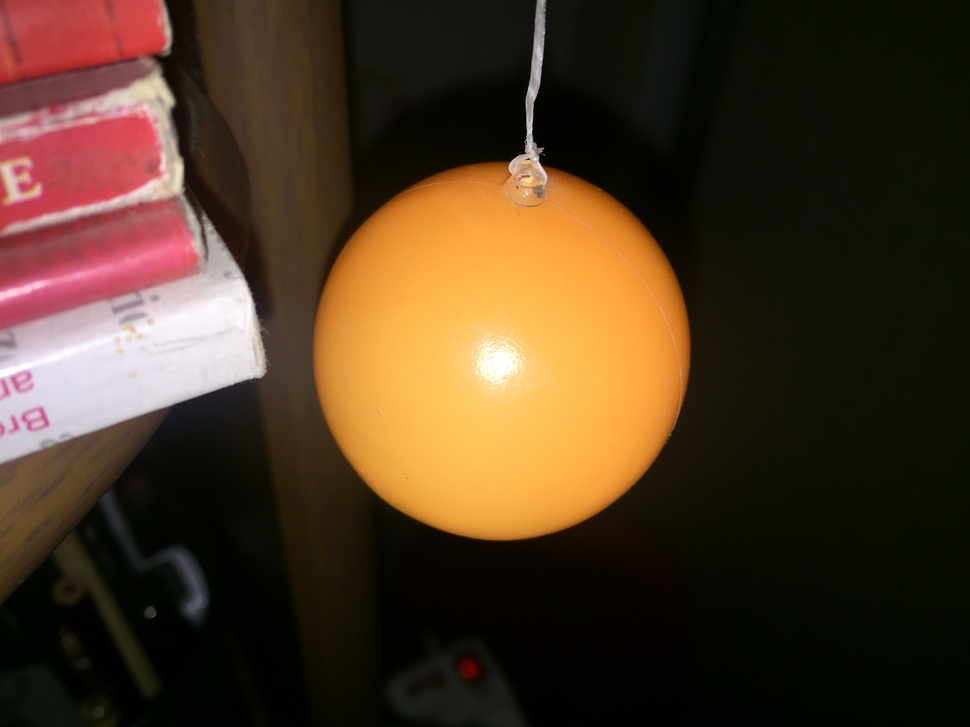
%> input picture Matlab/HW2/Ball_1.JPG, 970 x 727 px, shrunk from 3264 x 2448 before the run
$ octave test1.m   (GNU Octave 9; MATLAB toolbox functions it lacks are replaced by stand-ins)
%> lines starting %> are read from the running program, lines starting %| are printed output that depends on the picture; in (x1, y1, x2, y2) boxes, pixels count from 0 and x2, y2 are one past the last pixel; in counts of white or black regions, pixels touching at a corner belong together; the program's own positions count from 1
I1 = imread("Ball_1.JPG");
%> I1 is the input picture: size 727x970x3 uint8; mean R, G, B 77, 56, 35.5
hsv = rgb2hsv(I1);
%> hsv: size 727x970x3 double; mean H, S, V 0.241, 0.647, 0.306
h = hsv(:,:,1);
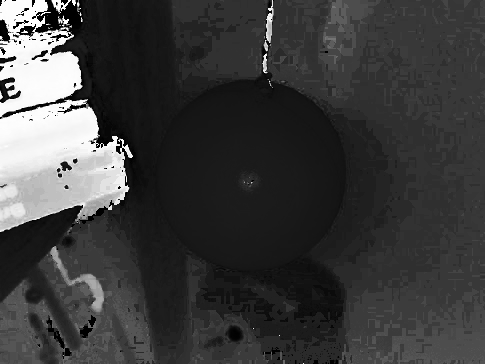
%> h: size 727x970 double (shown at 1/2 size); min 0, max 0.999, mean 0.241
s = hsv(:,:,2);
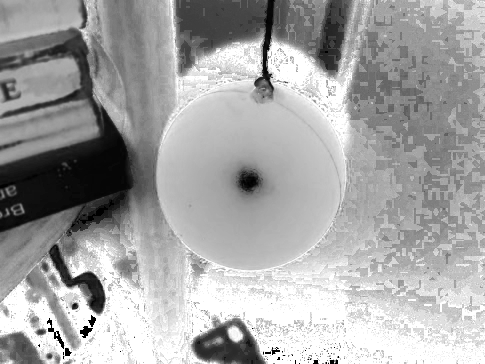
%> s: size 727x970 double (shown at 1/2 size); min 0, max 1, mean 0.647
v = hsv(:,:,3);
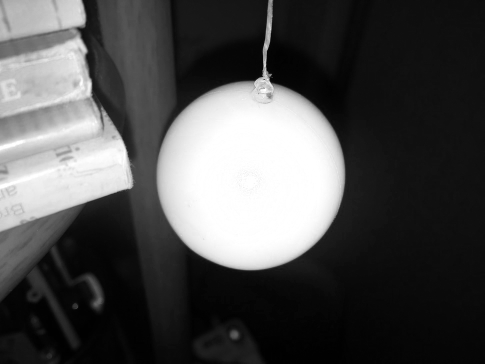
%> v: size 727x970 double (shown at 1/2 size); min 0, max 1, mean 0.306

mask = h > 0.05 & h < 0.2 & s < 0.9  & v > 0.9;
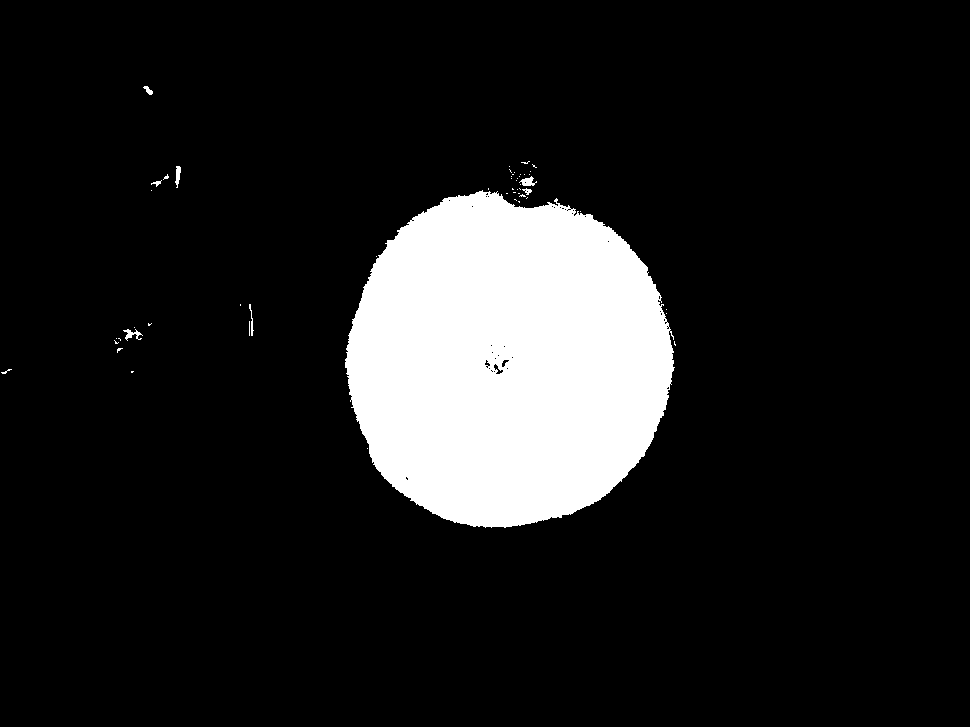
%> mask: size 727x970 logical; 12.3% white; 53 white regions (45 under 20 px), largest, box (x1, y1, x2, y2) and area: (345, 190, 675, 528) 85834, (519, 176, 537, 186) 97, (123, 329, 143, 341) 97

se = strel('disk', 12);
mask = imopen(mask, se);
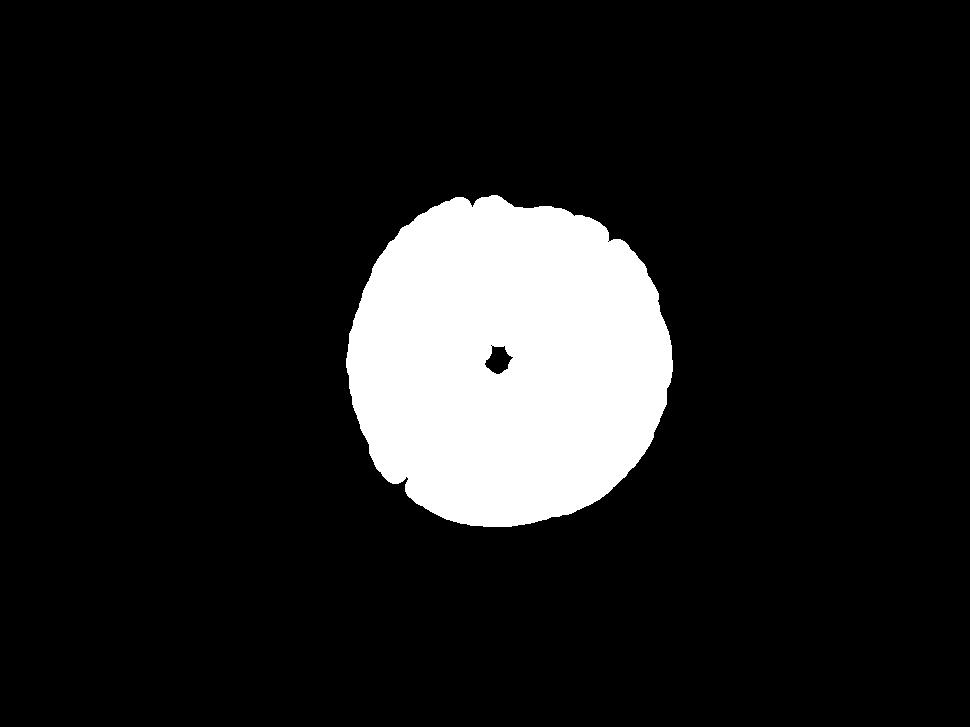
%> mask: size 727x970 logical; 12% white; 1 white region, box (x1, y1, x2, y2) and area: (346, 195, 673, 527) 84437

imshow(I1);

$ run again, with Matlab/HW2/Ball_10.JPG copied over Matlab/HW2/Ball_1.JPG
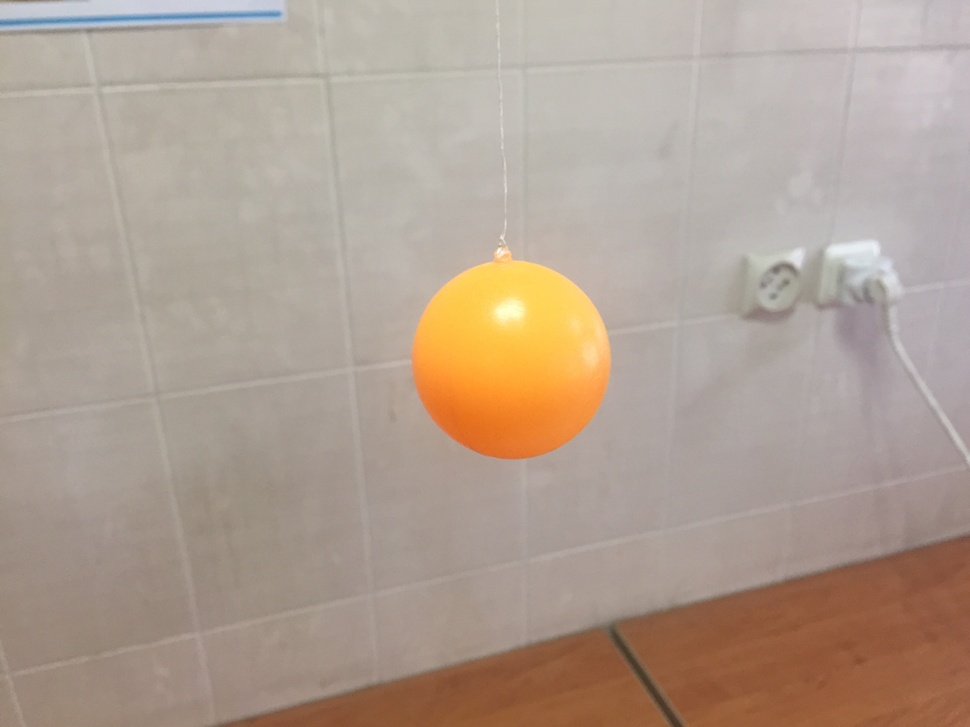
%> input picture Matlab/HW2/Ball_10.JPG, 970 x 727 px, shrunk from 3264 x 2448 before the run
%> I1 is the input picture: size 727x970x3 uint8; mean R, G, B 175.5, 158.8, 145.4
%> hsv: size 727x970x3 double; mean H, S, V 0.148, 0.177, 0.69
%> `s = hsv(:,:,2);`:
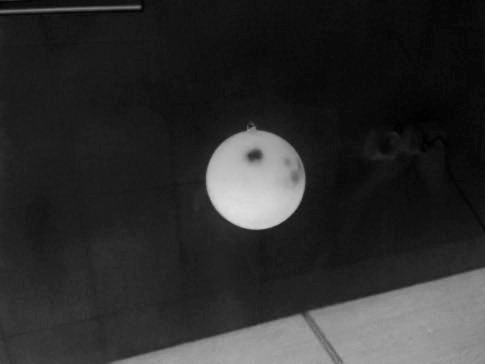
%> s: size 727x970 double (shown at 1/2 size); min 0, max 0.883, mean 0.177
%> `mask = imopen(mask, se);`:
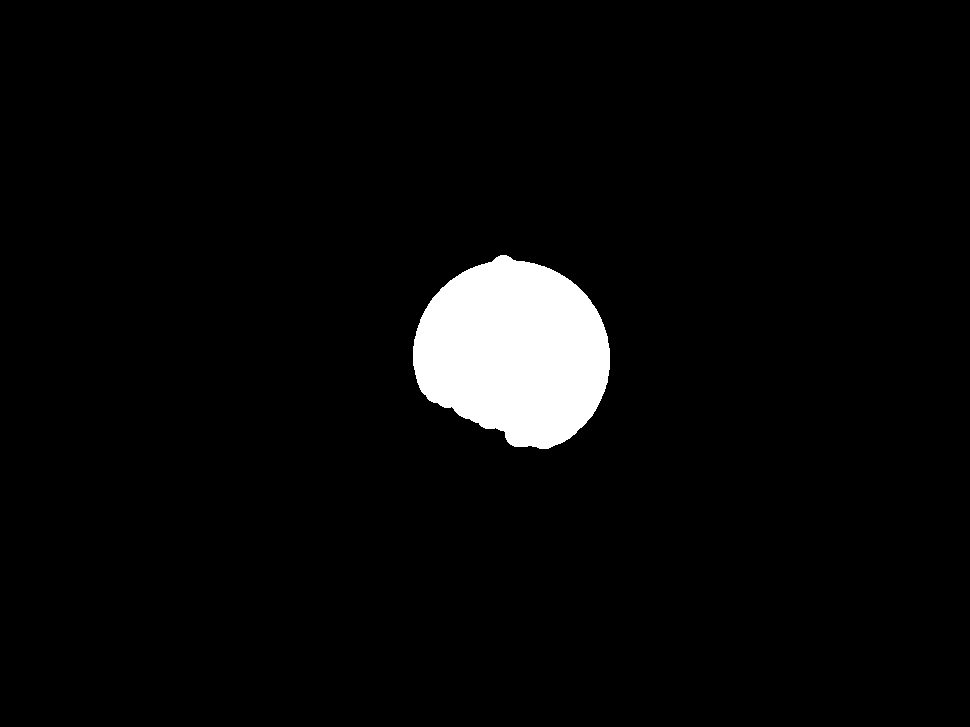
%> mask: size 727x970 logical; 4% white; 1 white region, box (x1, y1, x2, y2) and area: (413, 255, 610, 449) 28184

$ run again, with Matlab/HW2/Ball_2.JPG copied over Matlab/HW2/Ball_1.JPG
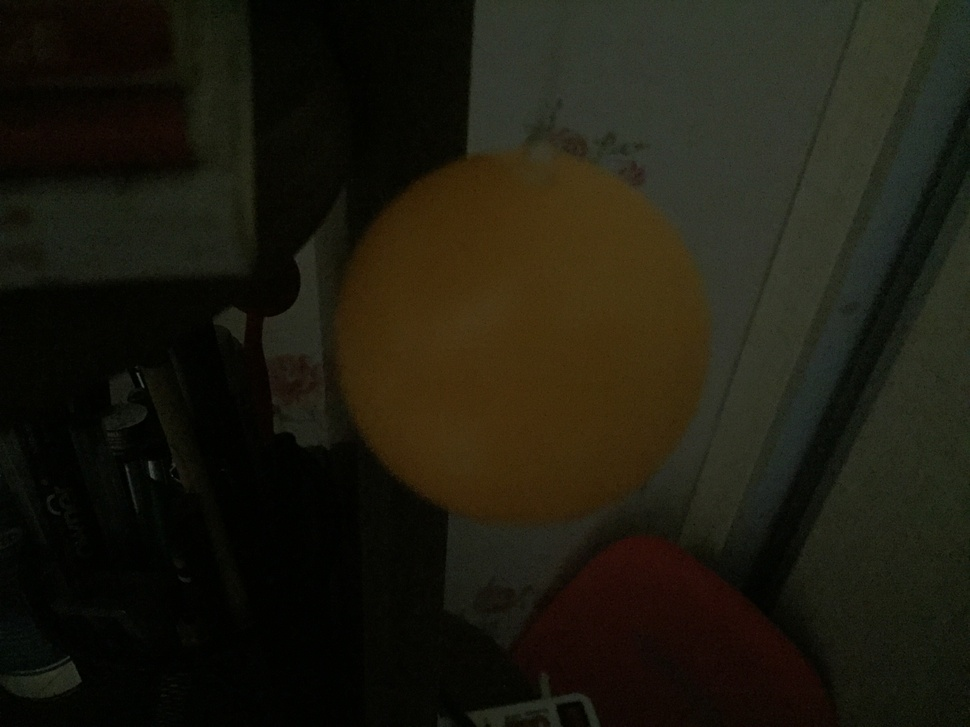
%> input picture Matlab/HW2/Ball_2.JPG, 970 x 727 px, shrunk from 3264 x 2448 before the run
%> I1 is the input picture: size 727x970x3 uint8; mean R, G, B 28.9, 26.6, 15.5
%> hsv: size 727x970x3 double; mean H, S, V 0.181, 0.567, 0.12
%> `s = hsv(:,:,2);`:
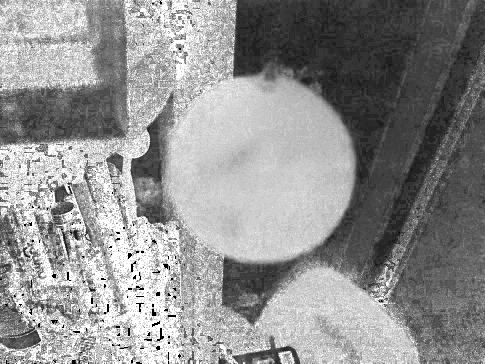
%> s: size 727x970 double (shown at 1/2 size); min 0, max 1, mean 0.567
%> `v = hsv(:,:,3);`:
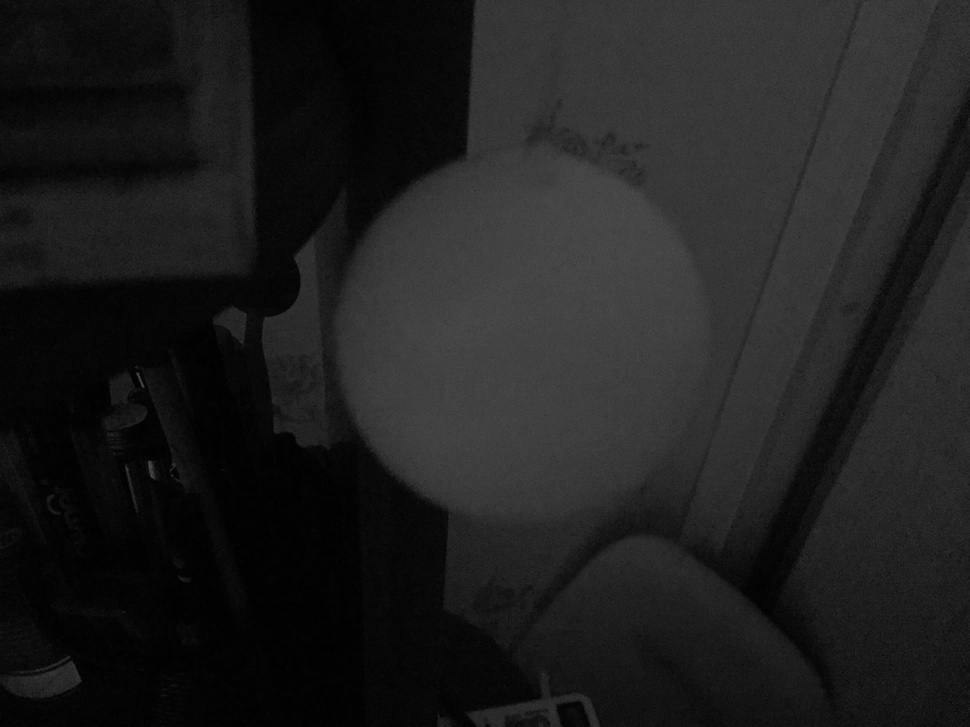
%> v: size 727x970 double; min 0, max 0.306, mean 0.12
%> mask: size 727x970 logical; every value is 0
